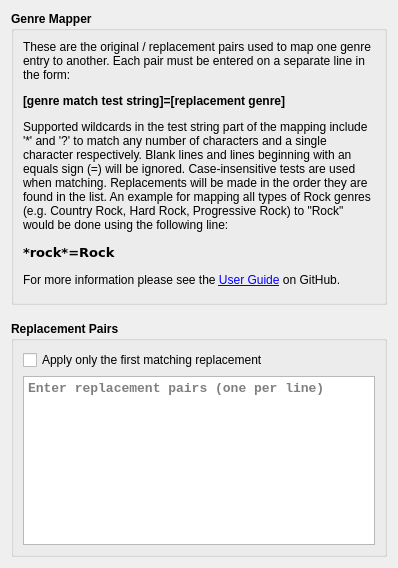
<?xml version="1.0" encoding="UTF-8"?>
<ui version="4.0">
 <class>GenreMapperOptionsPage</class>
 <widget class="QWidget" name="GenreMapperOptionsPage">
  <property name="geometry">
   <rect>
    <x>0</x>
    <y>0</y>
    <width>398</width>
    <height>568</height>
   </rect>
  </property>
  <property name="sizePolicy">
   <sizepolicy hsizetype="Preferred" vsizetype="Preferred">
    <horstretch>0</horstretch>
    <verstretch>0</verstretch>
   </sizepolicy>
  </property>
  <layout class="QVBoxLayout">
   <property name="spacing">
    <number>16</number>
   </property>
   <item>
    <layout class="QVBoxLayout" name="verticalLayout_4">
     <item>
      <widget class="QGroupBox" name="gm_description">
       <property name="sizePolicy">
        <sizepolicy hsizetype="Preferred" vsizetype="Minimum">
         <horstretch>0</horstretch>
         <verstretch>0</verstretch>
        </sizepolicy>
       </property>
       <property name="minimumSize">
        <size>
         <width>0</width>
         <height>50</height>
        </size>
       </property>
       <property name="font">
        <font>
         <weight>75</weight>
         <bold>true</bold>
        </font>
       </property>
       <property name="title">
        <string>Genre Mapper</string>
       </property>
       <layout class="QVBoxLayout" name="verticalLayout">
        <property name="leftMargin">
         <number>9</number>
        </property>
        <property name="topMargin">
         <number>9</number>
        </property>
        <property name="rightMargin">
         <number>9</number>
        </property>
        <property name="bottomMargin">
         <number>1</number>
        </property>
        <item>
         <widget class="QLabel" name="format_description">
          <property name="sizePolicy">
           <sizepolicy hsizetype="Preferred" vsizetype="Minimum">
            <horstretch>0</horstretch>
            <verstretch>0</verstretch>
           </sizepolicy>
          </property>
          <property name="font">
           <font>
            <weight>50</weight>
            <bold>false</bold>
           </font>
          </property>
          <property name="text">
           <string>&lt;html&gt;&lt;head/&gt;&lt;body&gt;&lt;p&gt;These are the original / replacement pairs used to map one genre entry to another. Each pair must be entered on a separate line in the form:&lt;/p&gt;&lt;p&gt;&lt;span style=&quot; font-weight:600;&quot;&gt;[genre match test string]=[replacement genre]&lt;/span&gt;&lt;/p&gt;&lt;p&gt;Supported wildcards in the test string part of the mapping include '*' and '?' to match any number of characters and a single character respectively.  Blank lines and lines beginning with an equals sign (=) will be ignored. Case-insensitive tests are used when matching. Replacements will be made in the order they are found in the list. An example for mapping all types of Rock genres (e.g. Country Rock, Hard Rock, Progressive Rock) to &amp;quot;Rock&amp;quot; would be done using the following line:&lt;/p&gt;&lt;pre style=&quot; margin-top:12px; margin-bottom:12px; margin-left:0px; margin-right:0px; -qt-block-indent:0; text-indent:0px;&quot;&gt;&lt;span style=&quot; font-family:'Courier New'; font-size:10pt; font-weight:600;&quot;&gt;*rock*=Rock&lt;/span&gt;&lt;/pre&gt;&lt;p&gt;For more information please see the &lt;a href=&quot;https://github.com/rdswift/picard-plugins/blob/2.0_RDS_Plugins/plugins/genre_mapper/docs/README.md&quot;&gt;&lt;span style=&quot; text-decoration: underline; color:#0000ff;&quot;&gt;User Guide&lt;/span&gt;&lt;/a&gt; on GitHub.&lt;br/&gt;&lt;/p&gt;&lt;/body&gt;&lt;/html&gt;</string>
          </property>
          <property name="alignment">
           <set>Qt::AlignLeading|Qt::AlignLeft|Qt::AlignTop</set>
          </property>
          <property name="wordWrap">
           <bool>true</bool>
          </property>
         </widget>
        </item>
       </layout>
      </widget>
     </item>
     <item>
      <widget class="QGroupBox" name="gm_replacement_pairs">
       <property name="sizePolicy">
        <sizepolicy hsizetype="Preferred" vsizetype="MinimumExpanding">
         <horstretch>0</horstretch>
         <verstretch>0</verstretch>
        </sizepolicy>
       </property>
       <property name="minimumSize">
        <size>
         <width>0</width>
         <height>50</height>
        </size>
       </property>
       <property name="font">
        <font>
         <weight>75</weight>
         <bold>true</bold>
        </font>
       </property>
       <property name="title">
        <string>Replacement Pairs</string>
       </property>
       <layout class="QVBoxLayout" name="verticalLayout_3">
        <item>
         <widget class="QCheckBox" name="genre_mapper_first_match_only">
          <property name="font">
           <font>
            <weight>50</weight>
            <bold>false</bold>
           </font>
          </property>
          <property name="text">
           <string>Apply only the first matching replacement</string>
          </property>
          <property name="checked">
           <bool>false</bool>
          </property>
         </widget>
        </item>
        <item>
         <widget class="QPlainTextEdit" name="genre_mapper_replacement_pairs">
          <property name="sizePolicy">
           <sizepolicy hsizetype="Preferred" vsizetype="Minimum">
            <horstretch>0</horstretch>
            <verstretch>0</verstretch>
           </sizepolicy>
          </property>
          <property name="minimumSize">
           <size>
            <width>0</width>
            <height>50</height>
           </size>
          </property>
          <property name="font">
           <font>
            <family>Courier New</family>
            <pointsize>10</pointsize>
           </font>
          </property>
          <property name="placeholderText">
           <string>Enter replacement pairs (one per line)</string>
          </property>
         </widget>
        </item>
       </layout>
      </widget>
     </item>
    </layout>
   </item>
  </layout>
 </widget>
 <resources/>
 <connections/>
</ui>
